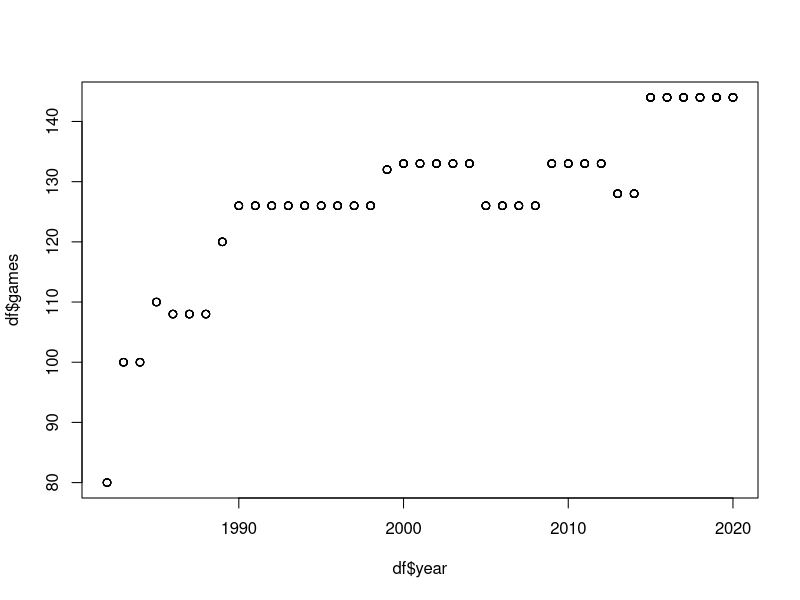

Generate this figure with R: (Note: this script raises an error after producing the figure.)
## ---- chunk 1
library(tidyverse)
batting <- read_csv("_data/kbo_team_batting_eng.csv")
win_lose <- read_csv("_data/kbo_win_lose_eng.csv")
## ---- chunk 2
df<-merge(win_lose, batting, by=c("year", "team"))
## ---- chunk 3
head(df)
tail(df)
## ---- chunk 4
table(df$year)
table(df$team)
## ---- chunk 5
plot(df$year, df$games)
## ---- chunk 6
summary(df[,10:28])
## ---- chunk 7
colnames(df) <- c("year","team","game", "win", "lose", "tie", "run_scored", "run_allowed", "game
                  _played", "batters", "tpa", "ab", "hit", "double", "triple", "hr", "bb", "ibb", "hbp", "so", "rbi", "r", "sh", "sf", "sb", "cs", "gidp", "e")

df<-df[,-9]
head(df)
## ---- chunk 8
setwd("~/R/603_Spring_2023/posts")
write.csv(df, "~/R/603_Spring_2023/posts/_data/kbo_df.csv")
